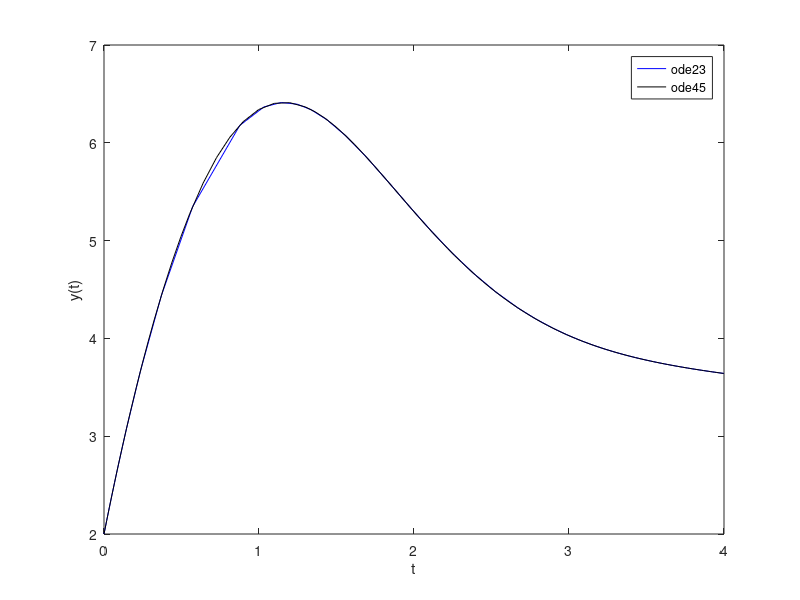

This chart was generated by the following MATLAB code:
 % % % % % % % % % % % % % % % % % % % % % % % % % % %
% This program solves an ode defined by             %
%               y'=func(t,y)                        %
% between the points [a,b] with initial condition   %
% y(0) = y0.                                        %
%                                                   %
% It solves using ode23 and ode45 and compares the  %
% results.                                          %
%                                                   %
% Scott Morgan 2016                                 %
% % % % % % % % % % % % % % % % % % % % % % % % % % %

function p9_odesext

%Initialise solution parameters
a = 0; b = 4; %Interval end points
x0 = 2; x1 = 8; %Initial conditions

[t23,x23] = ode23(@func,[a b],[x0,x1]); %Solve using ode23 %Solve using 2nd and 3rd order RK
[t45,x45] = ode45(@func,[a b],[x0,x1]); %Solve using ode23 %Solve using 4th and 5th order RK

%Plots
plot(t23,x23(:,1),'b'); hold on;
plot(t45,x45(:,1),'k'); hold off;
xlabel('t'); ylabel('y(t)'); xlim([min(t45) max(t45)]);
legend('ode23','ode45');

end

function f = func(t,x)
    f = zeros(2,1); % since output must be a column vector
    f(1) = x(2); 
    f(2) = -t*x(1)-exp(t)*x(2)+3*sin(2*t);
end